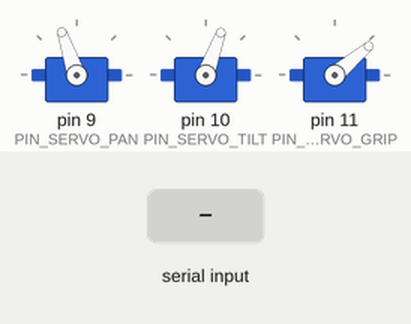
The sketch below on a simulated Arduino Uno, built with avr-gcc and run on an emulated ATmega328P. On the bench: 3 × servo. The test bench sets the inputs (shaded band).

Above: at 1.2 s.
1.3 s: "p90\n" received over Serial
At 2.5 s:
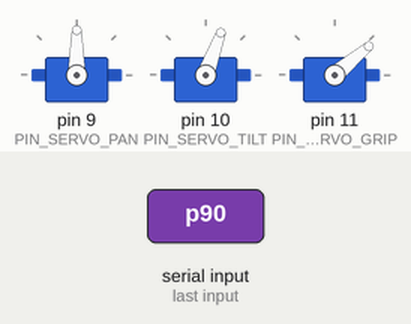
2.8 s: "p,45\n" received over Serial
At 3.6 s:
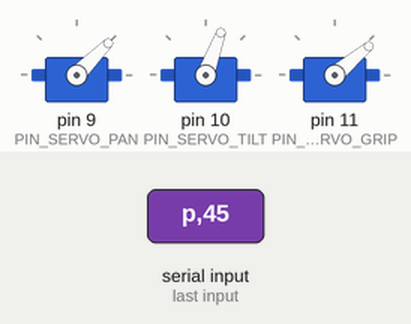
4.3 s: "t90\n" received over Serial
At 4.8 s:
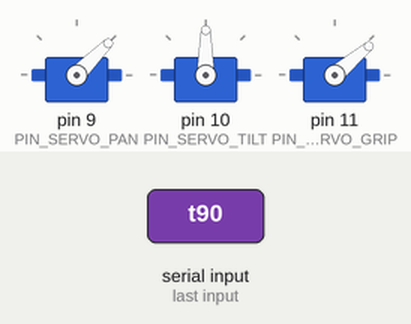
5.8 s: "t,45\n" received over Serial
At 7.0 s:
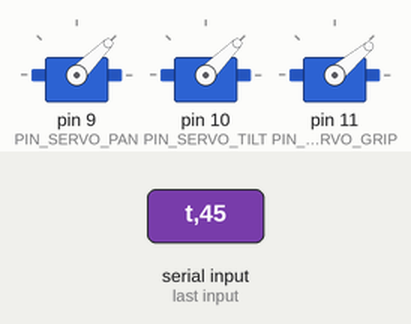
7.3 s: "g90\n" received over Serial
At 8.3 s:
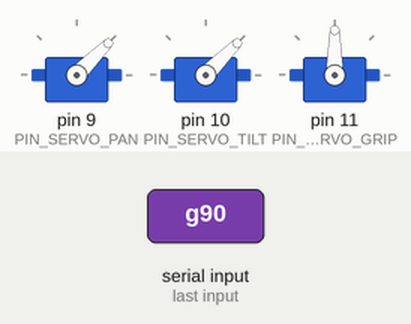
8.8 s: "p" received over Serial
At 10.2 s:
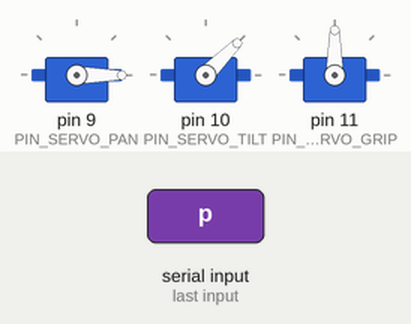
Timing chart, 0 to 11.8 s (numbered marks = the images above; inputs shaded):
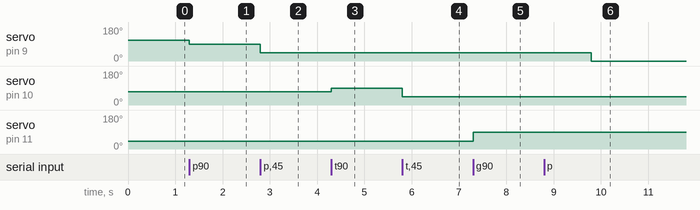

The sketch:

ball_grab_test.ino
```cpp
#include <Servo.h>

#define PIN_SERVO_PAN   (9)
#define PIN_SERVO_TILT (10)
#define PIN_SERVO_GRIP (11)
#define PIN_LED        (13)

#define APIN_GRIPFORCE (5)

Servo sPan, sTilt, sGrip;

void setup() {
  Serial.begin(115200);

  sPan.attach(PIN_SERVO_PAN);
  sTilt.attach(PIN_SERVO_TILT);
  sGrip.attach(PIN_SERVO_GRIP);

  sPan.write(109);
  sTilt.write(70);
  sGrip.write(40);
}

void loop() {
  while(Serial.available() <= 0);
  char c = Serial.read();
  int pos = Serial.parseInt();
  switch (c) {
    case 'p':
      sPan.write(pos);
      break;
    case 't':
      sTilt.write(pos);
      break;
    case 'g':
      sGrip.write(pos);
      break;
  }

  // grip = 93, tilt = 60 to grab ball
  // grip = 50, tilt = 110 to drop ball
  // p = 109 for straight ahead
  // p = 20 for left
  // p = 180 for right

}
```

Measured:
- after the input at 1.3 s, servo on pin 9 (PIN_SERVO_PAN): 109° → 90° at once
- after the input at 2.8 s, servo on pin 9 (PIN_SERVO_PAN): 90° → 45° at once
- after the input at 4.3 s, servo on pin 10 (PIN_SERVO_TILT): 70° → 90° at once
- after the input at 5.8 s, servo on pin 10 (PIN_SERVO_TILT): 90° → 45° at once
- after the input at 7.3 s, servo on pin 11 (PIN_SERVO_GRIP): 40° → 90° at once
- after the input at 8.8 s, servo on pin 9 (PIN_SERVO_PAN): 45° → 0° after 1.0 s
